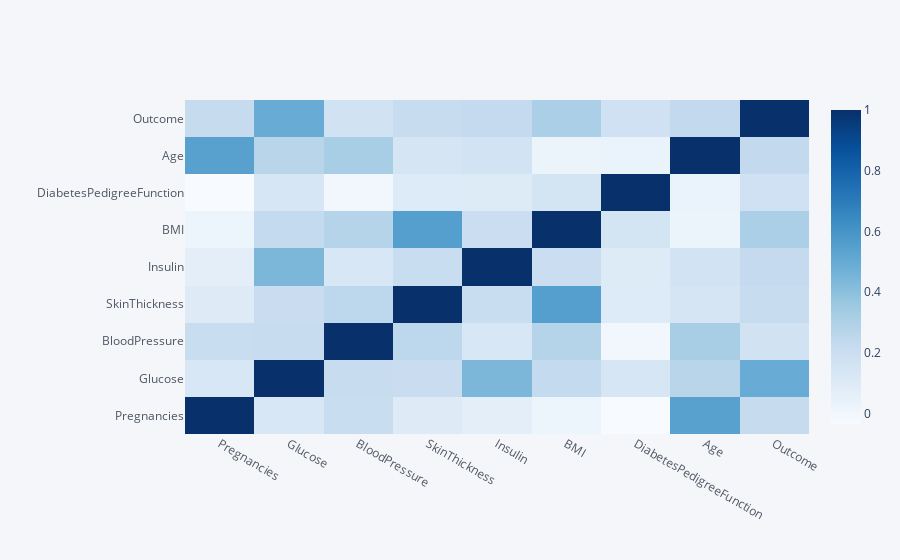

This figure's notebook cell:
### Code cell
df.corr().iplot(kind='heatmap',
               colorscale='Blues')

### Figure 1 — Plotly figure (JSON) as saved in the notebook; plotly's stock layout.template omitted (floating-point values rounded to 4 significant figures)
{"data": [{"colorscale": [[0, "rgb(247,251,255)"], [0.125, "rgb(222,235,247)"], [0.25, "rgb(198,219,239)"], [0.375, "rgb(158,202,225)"], [0.5, "rgb(107,174,214)"], [0.625, "rgb(66,146,198)"], [0.75, "rgb(33,113,181)"], [0.875, "rgb(8,81,156)"], [1, "rgb(8,48,107)"]], "type": "heatmap", "x": ["Pregnancies", "Glucose", "BloodPressure", "SkinThickness", "Insulin", "BMI", "DiabetesPedigreeFunction", "Age", "Outcome"], "y": ["Pregnancies", "Glucose", "BloodPressure", "SkinThickness", "Insulin", "BMI", "DiabetesPedigreeFunction", "Age", "Outcome"], "z": [[1, 0.128, 0.2087, 0.09333, 0.07023, 0.02155, -0.03352, 0.5443, 0.2219], [0.128, 1, 0.2189, 0.2048, 0.44, 0.2315, 0.1372, 0.2667, 0.4929], [0.2087, 0.2189, 1, 0.255, 0.1257, 0.2812, -0.002574, 0.3251, 0.1659], [0.09333, 0.2048, 0.255, 1, 0.2118, 0.5547, 0.103, 0.1458, 0.2206], [0.07023, 0.44, 0.1257, 0.2118, 1, 0.1986, 0.09905, 0.16, 0.2293], [0.02155, 0.2315, 0.2812, 0.5547, 0.1986, 1, 0.1535, 0.02575, 0.3123], [-0.03352, 0.1372, -0.002574, 0.103, 0.09905, 0.1535, 1, 0.03356, 0.1738], [0.5443, 0.2667, 0.3251, 0.1458, 0.16, 0.02575, 0.03356, 1, 0.2384], [0.2219, 0.4929, 0.1659, 0.2206, 0.2293, 0.3123, 0.1738, 0.2384, 1]], "zmax": 1, "zmin": -0.03352}], "layout": {"legend": {"bgcolor": "#F5F6F9", "font": {"color": "#4D5663"}}, "paper_bgcolor": "#F5F6F9", "plot_bgcolor": "#F5F6F9", "title": {"font": {"color": "#4D5663"}}, "xaxis": {"gridcolor": "#E1E5ED", "showgrid": true, "tickfont": {"color": "#4D5663"}, "title": {"font": {"color": "#4D5663"}, "text": ""}, "zerolinecolor": "#E1E5ED"}, "yaxis": {"gridcolor": "#E1E5ED", "showgrid": true, "tickfont": {"color": "#4D5663"}, "title": {"font": {"color": "#4D5663"}, "text": ""}, "zerolinecolor": "#E1E5ED"}}}
